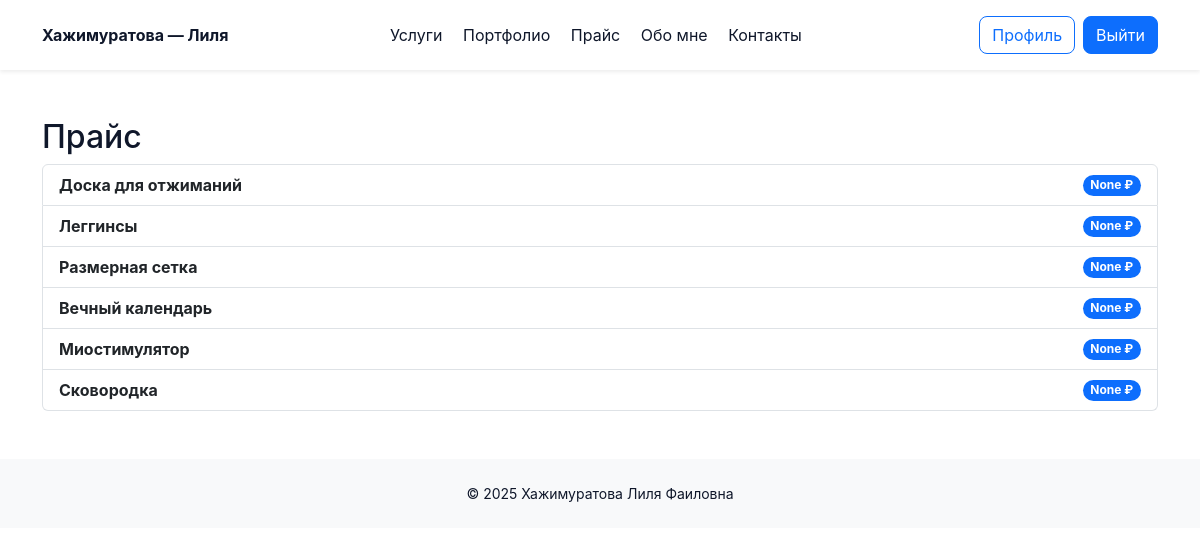
Screenshot of /prices/ (signed in) with the database file from the repository.
### main/models.py (models this page shows, shortened)
class Service(models.Model):
    title = models.CharField(max_length=200)
    description = models.TextField(blank=True)
    price = models.DecimalField(max_digits=10, decimal_places=2, null=True, blank=True)
    image = models.ImageField(upload_to='services/', null=True, blank=True)

### main/views.py (the view)
# urls.py: path('prices/', views.prices, name='prices'),
def prices(request):
    services = Service.objects.all()
    return render(request, 'prices.html', {'services': services})

### templates/prices.html (shortened to what this page needs)
{% extends 'base.html' %}
{% block content %}
<h2>Прайс</h2>
<ul class="list-group">
  {% for s in services %}
  <li class="list-group-item d-flex justify-content-between align-items-center">
    <div>
      <strong>{{ s.title }}</strong><br>
    </div>
    <span class="badge bg-primary rounded-pill">{{ s.price }} ₽</span>
  </li>
  {% empty %}
  <li class="list-group-item">Прайс пуст — добавьте услуги в админке.</li>
  {% endfor %}
</ul>
{% endblock %}

### static/css/styles.css (style rules this page uses)
:root { --accent:#2563eb; --muted:#6b7280; --bg:#ffffff; --card:#f8fafc; }
body { font-family: Inter, system-ui, -apple-system, 'Segoe UI', Roboto, Arial; background:var(--bg); color:#0f172a; }

### rows the page displays
Service: title "Доска для отжиманий", price "None"
Service: title "Леггинсы", price "None"
Service: title "Размерная сетка", price "None"
Service: title "Вечный календарь", price "None"
Service: title "Миостимулятор", price "None"
Service: title "Сковородка", price "None"
